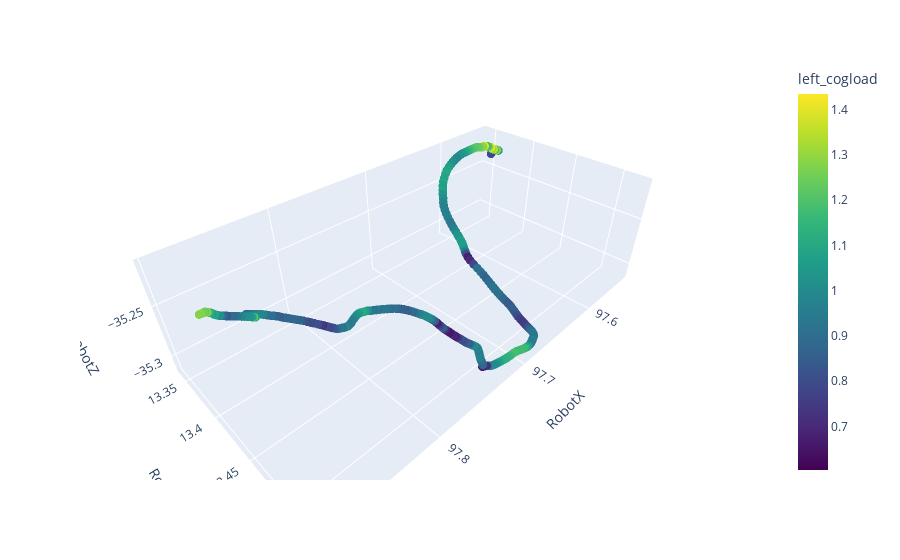

The notebook cell saved with this chart:
### Code cell
cube_list = ["Object_White", "Object_Purple", "Object4_Green", "Object4_Blue"]
target_list = ["Object_White_ID1", "Object_Purple_ID2", "Object4_Green_ID3", "Object4_Blue_ID4"]
### sample from raw data 
rate = 1
data_image = copy.deepcopy(data_raw[data_index])
subset = data_image[::rate]

## 3D Stastic ###
df = subset[subset["CollisionTargetName"]=="Object_White"]

fig = px.scatter_3d(df, x='RobotX', y='RobotY', z='RobotZ',
            color='left_cogload',color_continuous_scale=px.colors.sequential.Viridis, opacity=0.8,) #symbol='CollisionTargetName',symbol_sequence=["cross","circle"]
fig.update_traces(marker_size = 3)

fig.show()

### Figure 1 — Plotly figure (JSON) as saved in the notebook; plotly's stock layout.template omitted (floating-point values rounded to 4 significant figures; data arrays with more than 128 entries replaced by an {"elided": "..."} marker saying what was removed)
{"data": [{"hovertemplate": "RobotX=%{x}<br>RobotY=%{y}<br>RobotZ=%{z}<br>left_cogload=%{marker.color}<extra></extra>", "legendgroup": "", "marker": {"color": {"elided": "1769 float values"}, "coloraxis": "coloraxis", "opacity": 0.8, "size": 3, "symbol": "circle"}, "mode": "markers", "name": "", "scene": "scene", "showlegend": false, "type": "scatter3d", "x": {"elided": "1769 float values"}, "y": {"elided": "1769 float values"}, "z": {"elided": "1769 float values"}}], "layout": {"coloraxis": {"colorbar": {"title": {"text": "left_cogload"}}, "colorscale": [[0, "#440154"], [0.1111, "#482878"], [0.2222, "#3e4989"], [0.3333, "#31688e"], [0.4444, "#26828e"], [0.5556, "#1f9e89"], [0.6667, "#35b779"], [0.7778, "#6ece58"], [0.8889, "#b5de2b"], [1, "#fde725"]]}, "legend": {"tracegroupgap": 0}, "margin": {"t": 60}, "scene": {"domain": {"x": [0, 1], "y": [0, 1]}, "xaxis": {"title": {"text": "RobotX"}}, "yaxis": {"title": {"text": "RobotY"}}, "zaxis": {"title": {"text": "RobotZ"}}}}}
